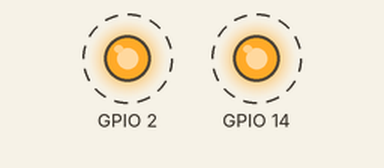
This program was run on a simulated ESP32. On the bench: output pins drawn as LEDs (lit = HIGH). Dashed ring = blinking. What the program prints to the serial monitor is not drawn.

Above: at 0.1 s.
Timing chart, 0 to 3.0 s (numbered marks = the images above):
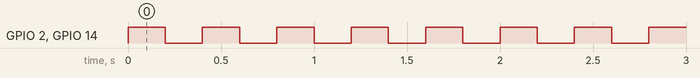

The program:

main.cpp
```cpp
/***************************************************************
 *  Exemplo para passagem de parametros na criação da Task
 *  Por: Fábio Souza
***************************************************************/

/*Biblioteca do Arduino*/
#include <Arduino.h>

/*Bibliotecas FreeRTOS */
#include "freertos/FreeRTOS.h"
#include "freertos/task.h"

/*mapeamento de pinos*/
#define LED1 2
#define LED2 14

/* Variáveis para armazenamento do handle das tasks*/
TaskHandle_t task1Handle = NULL;
TaskHandle_t task2Handle = NULL;
TaskHandle_t task3Handle = NULL;

/*protítipos das Tasks*/
void vTaskBlink(void *pvParameters);
void vTask2(void *pvParameters);

/*variáveis auxiliares*/
int valor = 500;


void setup() {
  Serial.begin(9600);

  xTaskCreate(vTaskBlink,"TASK1",configMINIMAL_STACK_SIZE,(void*)LED1,1,&task1Handle);
  xTaskCreate(vTask2,"TASK2",configMINIMAL_STACK_SIZE+1024,(void*)valor,2,&task2Handle);
  xTaskCreate(vTaskBlink,"TASK3",configMINIMAL_STACK_SIZE,(void*)LED2,1,&task3Handle);
}

void loop() {
  vTaskDelay(3000);
}


void vTaskBlink(void *pvParameters)
{
    int pin = (int)pvParameters;
    pinMode(pin,OUTPUT);

    while (1)
    {
      digitalWrite(pin,!digitalRead(pin));
      vTaskDelay(pdMS_TO_TICKS(200));
    }
}


void vTask2(void *pvParameters)
{
  int cont = (int)pvParameters;

  while (1)
  {
    Serial.println("Task 2: " + String(cont++));
    vTaskDelay(pdMS_TO_TICKS(1000));
  }
}
```

Measured:
- by itself, GPIO 2, GPIO 14: alternates HIGH for 0.20 s and LOW for 0.20 s
